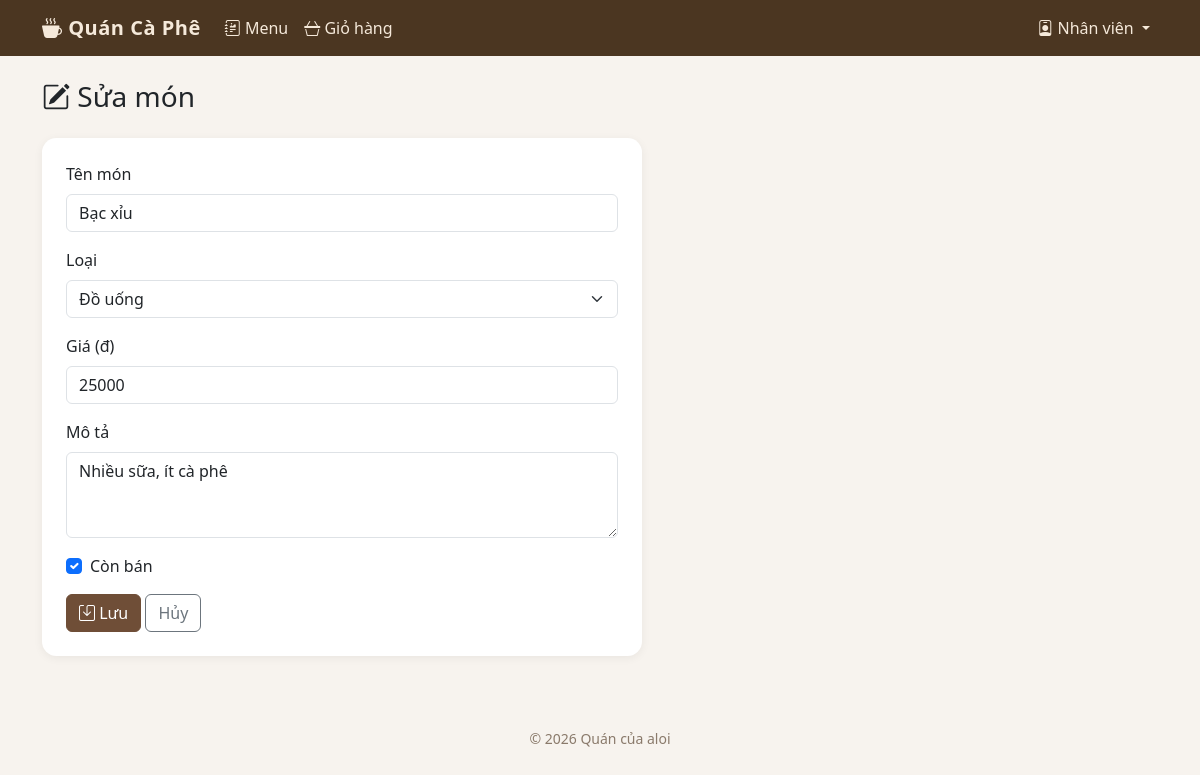
Screenshot of /staff/menu/edit/3 (signed in) with the database file from the repository.
### tables this page shows
CREATE TABLE mon_an (
    id INTEGER PRIMARY KEY AUTOINCREMENT,
    ten TEXT NOT NULL,
    loai TEXT NOT NULL DEFAULT 'Đồ uống',   -- 'Đồ uống' hoặc 'Đồ ăn'
    gia INTEGER NOT NULL,
    mo_ta TEXT DEFAULT '',
    con_ban INTEGER NOT NULL DEFAULT 1      -- 1 = còn bán, 0 = ngừng bán
);

### app.py (the view, shortened to what this page needs)
@app.route('/staff/menu/edit/<int:mon_id>', methods=['GET', 'POST'])
@staff_required
def staff_menu_edit(mon_id):
    mon = db.query('SELECT * FROM mon_an WHERE id = ?', (mon_id,), one=True)
    if not mon:
        flash('Không tìm thấy món.', 'error')
        return redirect(url_for('staff_menu'))
    return render_template('staff/menu_form.html', mon=mon)

### app.py (called while the page is built)
def staff_required(f):
    @wraps(f)
    def decorated_function(*args, **kwargs):
        if not session.get('staff_logged_in'):
            flash('Vui lòng đăng nhập tài khoản nhân viên.', 'error')
            return redirect(url_for('staff_login'))
        return f(*args, **kwargs)
    return decorated_function

@app.before_request
def ensure_cart():
    session.setdefault('cart', [])

@app.context_processor
def inject_current_table():
    ban_id = session.get('ban_id')
    ban_hien_tai = None
    if ban_id:
        ban_hien_tai = db.query('SELECT * FROM ban WHERE id = ?', (ban_id,), one=True)
        if not ban_hien_tai:
            session.pop('ban_id', None)
    return {'ban_hien_tai': ban_hien_tai}

### database.py (called while the page is built)
def get_connection():
    conn = sqlite3.connect(DB_PATH, timeout=10)
    conn.row_factory = sqlite3.Row
    conn.execute('PRAGMA foreign_keys = ON')
    conn.execute('PRAGMA busy_timeout = 10000')
    conn.execute('PRAGMA journal_mode = WAL')
    return conn

def query(sql, args=(), one=False):
    conn = get_connection()
    cur = conn.execute(sql, args)
    rows = cur.fetchall()
    conn.close()
    if one:
        return rows[0] if rows else None
    return rows

### templates/staff/menu_form.html (shortened to what this page needs)
{% extends 'base.html' %}
{% block content %}
<h3 class="mb-4"><i class="bi bi-pencil-square"></i> {{ 'Sửa món' if mon else 'Thêm món mới' }}</h3>
<div class="cafe-card bg-white p-4" style="max-width:600px">
<form method="post">
  <div class="mb-3">
    <label class="form-label">Tên món</label>
    <input type="text" class="form-control" name="ten" required value="{{ mon.ten if mon else '' }}">
  </div>
  <div class="mb-3">
    <label class="form-label">Loại</label>
    <select class="form-select" name="loai">
      <option value="Đồ uống" {% if mon and mon.loai=='Đồ uống' %}selected{% endif %}>Đồ uống</option>
    </select>
  </div>
  <div class="mb-3">
    <label class="form-label">Giá (đ)</label>
    <input type="number"
       class="form-control"
       name="gia"
       min="0"
       max="10000000"
       step="1000"
       required
       value="{{ mon.gia if mon else '' }}">
  </div>
  <div class="mb-3">
    <label class="form-label">Mô tả</label>
    <textarea class="form-control" name="mo_ta" rows="3">{{ mon.mo_ta if mon else '' }}</textarea>
  </div>
  <div class="form-check mb-3">
    <input class="form-check-input" type="checkbox" name="con_ban" id="conBan" {% if not mon or mon.con_ban %}checked{% endif %}>
    <label class="form-check-label" for="conBan">Còn bán</label>
  </div>
  <button type="submit" class="btn btn-cafe"><i class="bi bi-save"></i> Lưu</button>
  <a href="{{ url_for('staff_menu') }}" class="btn btn-outline-secondary">Hủy</a>
</form>
</div>
{% endblock %}

### templates/base.html (style rules this page uses)
body { background-color: #f7f3ee; }
.cafe-card { border: none; border-radius: .9rem; box-shadow: 0 2px 10px rgba(0, 0, 0, .06); transition: transform .15s ease; }
.btn-cafe { background-color: #6f4e37; border-color: #6f4e37; color: #fff; }

### rows the page displays
mon_an: ten "Bạc xỉu", loai "Đồ uống", gia "25000", mo_ta "Nhiều sữa, ít cà phê", con_ban "☑"

### other values shown
{{ 'Sửa món' if mon else 'Thêm món mới' }} "Sửa món"
{{ 2026 }} "2026"
